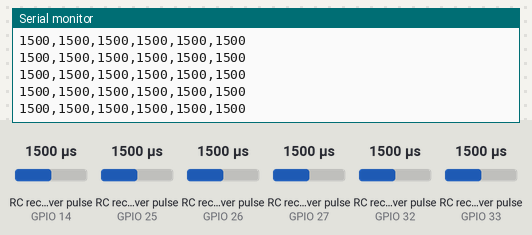
The sketch below on a simulated ESP32. Parts: the last lines printed to the serial monitor. Wiring (inferred from the names in the program): 6 × RC receiver channel: data GPIO 14 / data GPIO 25 / data GPIO 26 / data GPIO 27 / data GPIO 32 / data GPIO 33. The inputs (shaded band) are chosen by the test bench; at power-on: RC receiver pulse (sensors on GPIO 14, GPIO 25, GPIO 26, GPIO 27, GPIO 32, GPIO 33) 1500 µs.

Above: at 1.2 s.
1.3 s: RC receiver pulse (sensor on GPIO 14) set to 1020 µs
At 2.4 s:
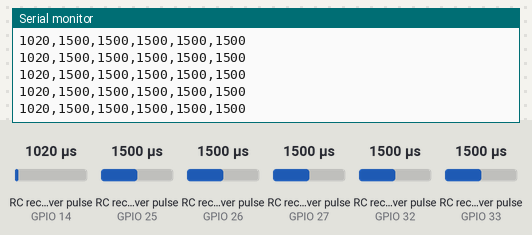
4.3 s: RC receiver pulse (sensor on GPIO 25) set to 1020 µs
At 4.9 s:
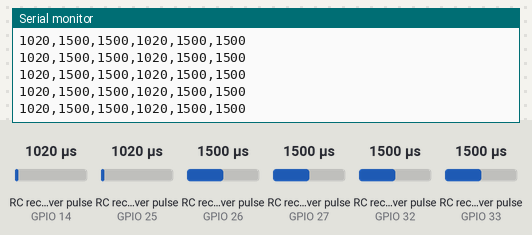
Timing chart, 0 to 6.6 s (numbered marks = the images above; inputs shaded):
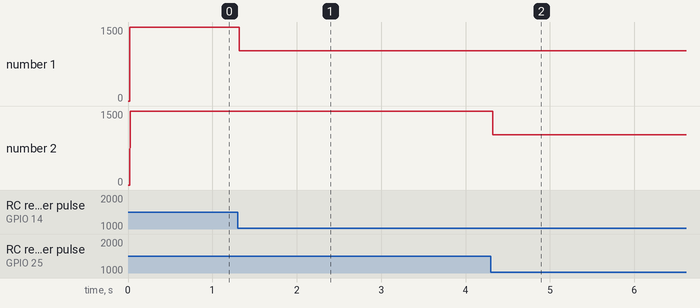

Measured:
- after the input at 1.3 s, the serial monitor: prints a new line at once (image 1)
- after the input at 4.3 s, the serial monitor: prints a new line at once (image 2)
- plotted number 1: 1500 → 1020 after the input at 1.3 s

The sketch:

ESP32_6CH.ino
```cpp
#define RC_NUM_CHANNELS 6

#define RC_CH1  0 // Right Stick LR
#define RC_CH2  1 // Right Stick UD
#define RC_CH3  2 // Left  Stick UD
#define RC_CH4  3 // Left  Stick LR
#define RC_CH6  4 // Left  Stick UD
#define RC_CH8  5 // Left  Stick LR

#define RC_CH1_INPUT  14 // receiver pin 1
#define RC_CH2_INPUT  27 // receiver pin 2
#define RC_CH3_INPUT  26 // receiver pin 3
#define RC_CH4_INPUT  25 // receiver pin 4
#define RC_CH6_INPUT  33 // receiver pin 3
#define RC_CH8_INPUT  32 // receiver pin 4 //33,32,35,34

// Set up some arrays to store our pulse starts and widths
uint16_t RC_VALUES[RC_NUM_CHANNELS];
uint32_t RC_START[RC_NUM_CHANNELS];
volatile uint16_t RC_SHARED[RC_NUM_CHANNELS];

// Setup our program
void setup() {
  // Set the speed to communicate with the host PC
  Serial.begin(115200); // Adjust baud rate as needed

  // Set our pin modes to input for the pins connected to the receiver
  pinMode(RC_CH1_INPUT, INPUT);
  pinMode(RC_CH2_INPUT, INPUT);
  pinMode(RC_CH3_INPUT, INPUT);
  pinMode(RC_CH4_INPUT, INPUT);
  pinMode(RC_CH6_INPUT, INPUT);
  pinMode(RC_CH8_INPUT, INPUT);

  // Attach interrupts to our pins
  attachInterrupt(digitalPinToInterrupt(RC_CH1_INPUT), READ_RC1, CHANGE);
  attachInterrupt(digitalPinToInterrupt(RC_CH2_INPUT), READ_RC2, CHANGE);
  attachInterrupt(digitalPinToInterrupt(RC_CH3_INPUT), READ_RC3, CHANGE);
  attachInterrupt(digitalPinToInterrupt(RC_CH4_INPUT), READ_RC4, CHANGE);
  attachInterrupt(digitalPinToInterrupt(RC_CH6_INPUT), READ_RC6, CHANGE);
  attachInterrupt(digitalPinToInterrupt(RC_CH8_INPUT), READ_RC8, CHANGE);
}

void loop() {

  rc_read_values();

  // output our values to the serial port in a format the plotter can use
  Serial.print(  RC_VALUES[RC_CH1]);  Serial.print(",");
  Serial.print(  RC_VALUES[RC_CH2]);  Serial.print(",");
  Serial.print(  RC_VALUES[RC_CH3]);  Serial.print(",");
  Serial.print(  RC_VALUES[RC_CH4]);  Serial.print(",");
  Serial.print(  RC_VALUES[RC_CH6]);  Serial.print(",");
  Serial.println(RC_VALUES[RC_CH8]);
}

// The functions are called by the interrupts. We send them all to the same place to measure the pulse width
void READ_RC1() {
   Read_Input(RC_CH1, RC_CH1_INPUT);
}
void READ_RC2() {
   Read_Input(RC_CH2, RC_CH2_INPUT);
}
void READ_RC3() {
   Read_Input(RC_CH3, RC_CH3_INPUT);
}
void READ_RC4() {
   Read_Input(RC_CH4, RC_CH4_INPUT);
}
void READ_RC6() {
   Read_Input(RC_CH6, RC_CH6_INPUT);
}
void READ_RC8() {
   Read_Input(RC_CH8, RC_CH8_INPUT);
}

// This function reads the pulse starts and uses the time between rise and fall to set the value for pulse width
void Read_Input(uint8_t channel, uint8_t input_pin) {
  if (digitalRead(input_pin) == HIGH) {
    RC_START[channel] = micros();
  } else {
    uint16_t rc_compare = static_cast<uint16_t>(micros() - RC_START[channel]);
    RC_SHARED[channel] = rc_compare;
  }
}

// this function pulls the current values from our pulse arrays for us to use.
void rc_read_values() {
  noInterrupts();
  memcpy(RC_VALUES, (const void *)RC_SHARED, sizeof(RC_SHARED));
  interrupts();
}
```
